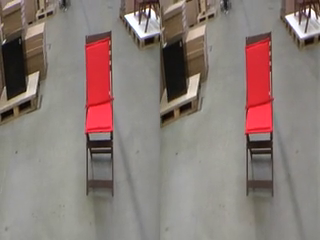
#> input picture frame 178 of vision/data/chair021.mp4, 320 x 240 px
$ jupyter execute --allow-errors stereovideo.ipynb   (shell and % lines are left out)
#> lines starting #> are read from the running program, lines starting #| are printed output that depends on the picture
[cell 1]
step = int(16)
input_video = "data/chair021.mp4"
output_video = "data/output.mp4"

[cell 2]
import cv2 as cv
import inaccel.coral as inaccel
import numpy as np
from IPython.display import Video, HTML
from tqdm import tqdm
import math
from matplotlib import pyplot as plt

[cell 3]
def play_vid(vid_list):
    return HTML('<table><tr>' +
                ''.join(['<td><video alt="test" controls><source src=' + vid + ' type="video/mp4"></video></td>'
                         for vid in vid_list]) +
                '</tr></table>'
                )

[cell 4]
play_vid([input_video])

[cell 5]
cameraMA_l = []
cameraMA_r = []
distC_l = []
distC_r = []
irA_l = []
irA_r = []
bm_state_arr = []
#> (the rest of this cell did not finish here and is left out)

[cell 6]
vid = cv.VideoCapture(input_video)
if (vid.isOpened()== False):
      print("Error opening video stream or file")

frame_num = int(vid.get(cv.CAP_PROP_FRAME_COUNT))
height = int(vid.get(cv.CAP_PROP_FRAME_HEIGHT))
width  = int(vid.get(cv.CAP_PROP_FRAME_WIDTH)/2)
# fourcc  = int(vid.get(cv.CAP_PROP_FOURCC))

fourcc = cv.VideoWriter_fourcc(*'mp4v')
out = cv.VideoWriter(output_video, fourcc, 20.0, (height,width))

frames = []
sessions = []
left_mats = []
right_mats = []
disp_mats = []
#> (the rest of this cell did not finish here and is left out)

[cell 7]
play_vid([input_video, output_video])


$ run again, starting later in the video
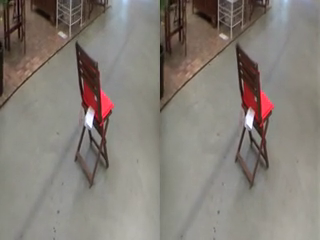
#> input picture frame 804 of vision/data/chair021.mp4, 320 x 240 px

$ run again, starting later in the video
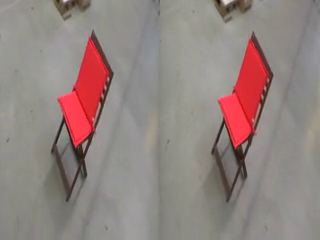
#> input picture frame 1430 of vision/data/chair021.mp4, 320 x 240 px
